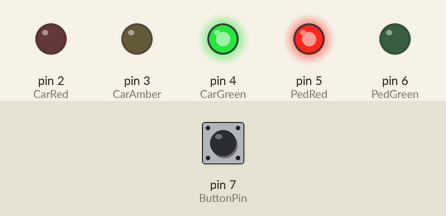
Recording of a sketch running on a simulated Arduino Uno, built with avr-gcc and run on an emulated ATmega328P. Parts: output pins drawn as LEDs (lit = HIGH). Inputs (shaded band) come from the test bench; at power-on: pin 7 (ButtonPin) HIGH. What the sketch prints to the serial monitor is not drawn.

Above: at 10.8 s.
10.9 s: pin 7 (ButtonPin) pulled LOW for 0.25 s
At 11.2 s:
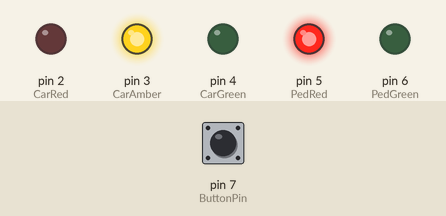
At 13.9 s:
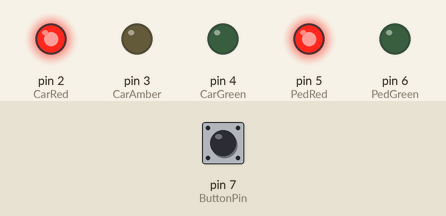
Timing chart, 0 to 26.9 s (numbered marks = the images above; inputs shaded):
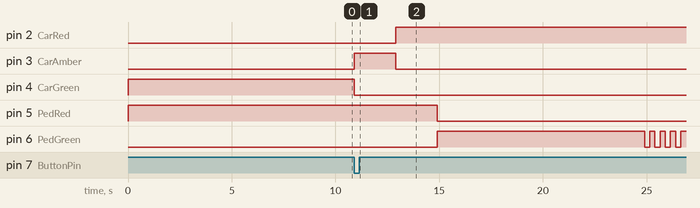

Measured:
- after the input at 10.9 s, pin 2 (CarRed): LOW → HIGH after 2.0 s; pin 3 (CarAmber): LOW → HIGH at once, → LOW 2.0 s later; pin 4 (CarGreen): HIGH → LOW at once; pin 5 (PedRed): HIGH → LOW after 4.0 s; pin 6 (PedGreen): LOW → HIGH after 4.0 s, then repeats every 0.50 s: LOW 0.25 s, HIGH 0.25 s

The sketch:

Interactive_Traffic_Lights.ino
```cpp
const int CarRed = 2;
const int CarAmber = 3;
const int CarGreen = 4;
const int PedRed = 5;
const int PedGreen = 6;
const int ButtonPin = 7;

void setup()
{
    Serial.begin(115200);
    pinMode(CarRed, OUTPUT);
    pinMode(CarAmber, OUTPUT);
    pinMode(CarGreen, OUTPUT);
    pinMode(PedRed, OUTPUT);
    pinMode(PedGreen, OUTPUT);
    pinMode(ButtonPin, INPUT_PULLUP);

    // starting state = Vehicles GO - Pedestrians STOP
    digitalWrite(PedRed, HIGH);
    digitalWrite(CarGreen, HIGH);
    Serial.println("RESET");
}

void loop()
{
    // Car Green ON
    digitalWrite(CarGreen, HIGH);
    delay(10000);

    while(digitalRead(ButtonPin))
    {

    }

    // Car Amber ON Green OFF
    digitalWrite(CarAmber, HIGH);
    digitalWrite(CarGreen, LOW);
    delay(2000);

    // Car Amber OFF Red ON
    digitalWrite(CarAmber, LOW);
    digitalWrite(CarRed, HIGH);
    delay(2000);

    // Pedestrian Red OFF Green ON
    digitalWrite(PedRed, LOW);
    digitalWrite(PedGreen, HIGH);
    delay(10000);

    // Flash pedestrian green
    for (int repeat = 0; repeat < 5; repeat++)
    {
        digitalWrite(PedGreen, LOW);
        delay(250);
        digitalWrite(PedGreen, HIGH);
        delay(250);
    }

    // Pedestrian Red ON Green OFF
    digitalWrite(PedRed, HIGH);
    digitalWrite(PedGreen, LOW);
    delay(2000);

    // Car Amber ON
    digitalWrite(CarAmber, HIGH);
    delay(2000);

    // Car Amber & Red OFF
    digitalWrite(CarAmber, LOW);
    digitalWrite(CarRed, LOW);
}
```
